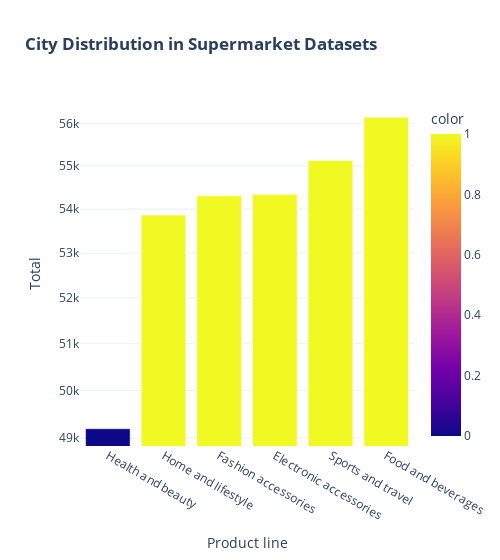

The notebook cell saved with this chart:
### Code cell
fig_product_sales = px.bar(
    sales_by_product_line,
    x = 'Product line',
    y = 'Total',
    title="<b>City Distribution in Supermarket Datasets</b>",
    template="plotly_white",
    log_y=True,
    color='color',
    width=500,
)
fig_product_sales

### Figure 1 — Plotly figure (JSON) as saved in the notebook; plotly's stock layout.template omitted (floating-point values rounded to 4 significant figures)
{"data": [{"alignmentgroup": "True", "hovertemplate": "Product line=%{x}<br>Total=%{y}<br>color=%{marker.color}<extra></extra>", "legendgroup": "", "marker": {"color": [0, 1, 1, 1, 1, 1], "coloraxis": "coloraxis", "pattern": {"shape": ""}}, "name": "", "offsetgroup": "", "orientation": "v", "showlegend": false, "textposition": "auto", "type": "bar", "x": ["Health and beauty", "Home and lifestyle", "Fashion accessories", "Electronic accessories", "Sports and travel", "Food and beverages"], "xaxis": "x", "y": [49190.0, 53860.0, 54310.0, 54340.0, 55120.0, 56140.0], "yaxis": "y"}], "layout": {"barmode": "relative", "coloraxis": {"colorbar": {"title": {"text": "color"}}, "colorscale": [[0, "#0d0887"], [0.1111, "#46039f"], [0.2222, "#7201a8"], [0.3333, "#9c179e"], [0.4444, "#bd3786"], [0.5556, "#d8576b"], [0.6667, "#ed7953"], [0.7778, "#fb9f3a"], [0.8889, "#fdca26"], [1, "#f0f921"]]}, "legend": {"tracegroupgap": 0}, "title": {"text": "<b>City Distribution in Supermarket Datasets</b>"}, "width": 500, "xaxis": {"anchor": "y", "domain": [0, 1], "title": {"text": "Product line"}}, "yaxis": {"anchor": "x", "domain": [0, 1], "title": {"text": "Total"}, "type": "log"}}}
